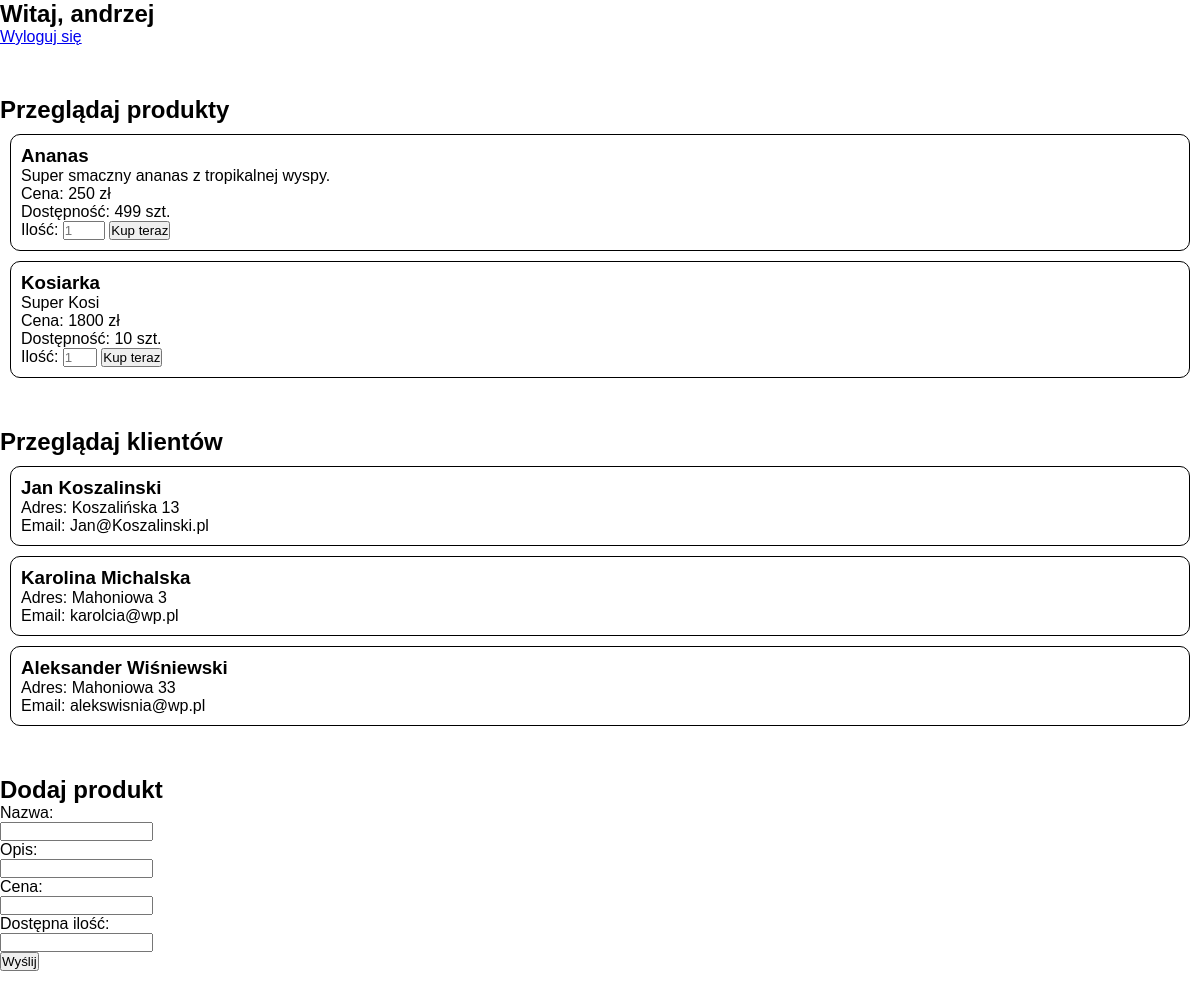
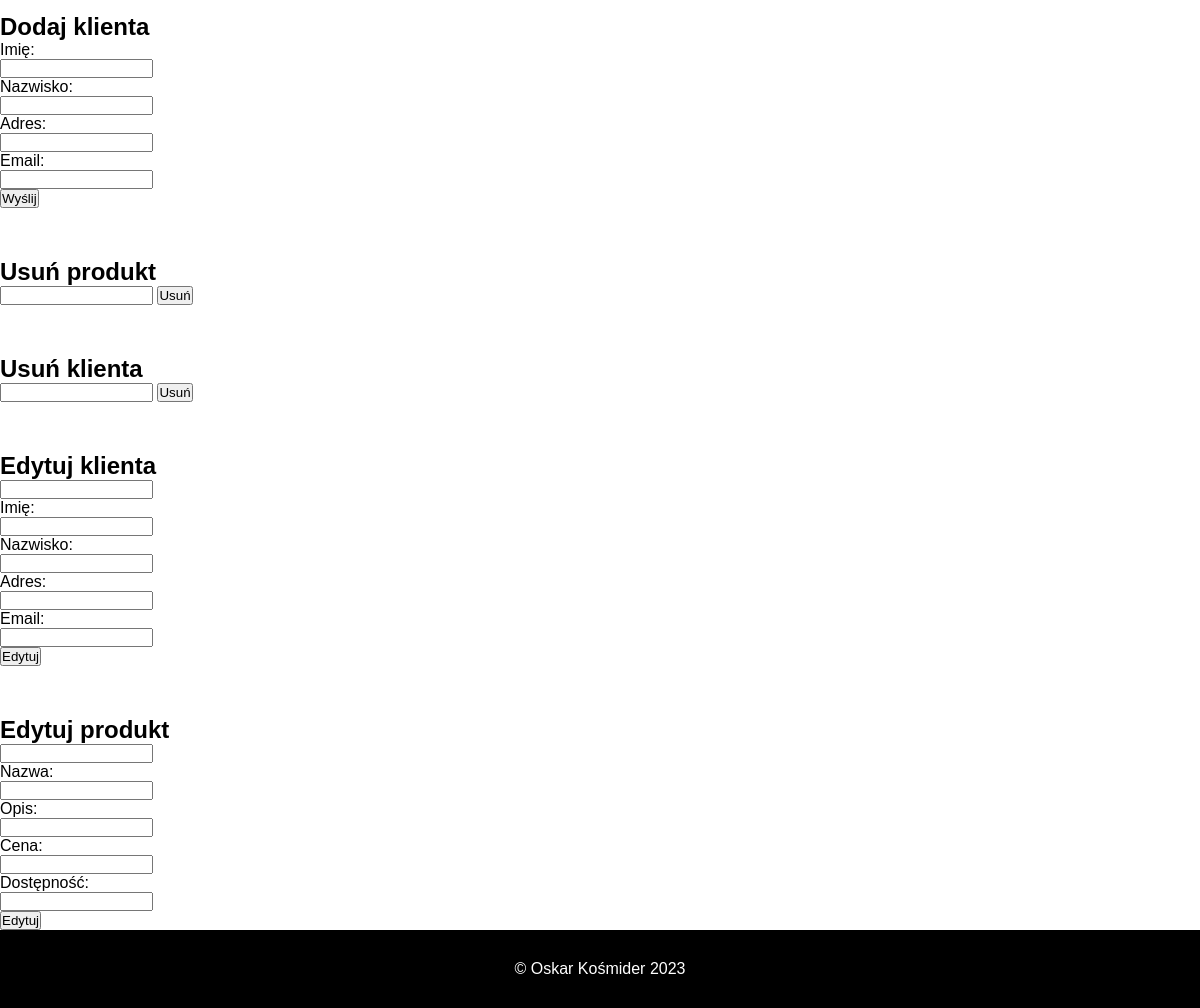
Page /index.php (signed in) on the committed database (2 pictures, top to bottom).
### tables this page shows
CREATE TABLE `products` (
  `id` int(11) NOT NULL,
  `name` varchar(50) DEFAULT NULL,
  `description` text DEFAULT NULL,
  `price` float DEFAULT NULL,
  `available` int(11) DEFAULT NULL
);

CREATE TABLE `customers` (
  `id` int(11) NOT NULL,
  `firstname` varchar(50) DEFAULT NULL,
  `lastname` varchar(50) DEFAULT NULL,
  `address` varchar(50) DEFAULT NULL,
  `email` varchar(50) DEFAULT NULL,
  `login` varchar(50) NOT NULL
);

### modules/view_products.php (the view, shortened to what this page needs)
<?php
    $db = mysqli_connect("localhost","root","","erpdatabase");
    echo ("<section id='view_products'>");
    echo ("<h2>Przeglądaj produkty</h2>");
    $zapytanie = 'SELECT * FROM products';
    $result = mysqli_query($db, $zapytanie);
    while ($wynik = mysqli_fetch_assoc($result)){
        echo '<div class="product">';
            echo '<h3>'.$wynik['name'].'</h3>';
            echo '<p>'.$wynik['description'].'</p>';
            echo '<p>Cena: '.$wynik['price'].' zł</p>';
            echo '<p> Dostępność: '.$wynik['available'].' szt.</p>';
            if(isset($_SESSION['username'])){
                if ($wynik['available'] > 0){
                echo '<form action="./scripts/order_product.php" method="POST">
                    <input type="hidden" name="productID" value="'.$wynik['id'].'">
                    <label for="qty">Ilość: </label>
                    <input type="number" name="qty" min="1" max="'.$wynik['available'].'" step="1" placeholder="1" required>
                    <input type="submit" value="Kup teraz">
                  </form>';
                } else {
                    echo '<b>Produkt aktualnie niedostępny</b>';
                }
            }
        echo '</div>';
    }
    echo ("</section>");
?>

### modules/view_customers.php (shortened to what this page needs)
<?php
    $db = mysqli_connect("localhost","root","","erpdatabase");
    echo ("<section id='view_customers'>");
    echo ("<h2>Przeglądaj klientów</h2>");
    $zapytanie = 'SELECT * FROM customers';
    $result = mysqli_query($db, $zapytanie);
    while ($wynik = mysqli_fetch_assoc($result)){
        echo '<div class="product">';
            echo '<h3>'.$wynik['firstname'].' '.$wynik['lastname'].'</h3>';
            echo '<p>Adres: '.$wynik['address'].'</p>';
            echo '<p>Email: '.$wynik['email'].'</p>';
        echo '</div>';
    }
    echo ("</section>");
?>

### css/style.css (style rules this page uses)
* { margin: 0; padding: 0; font-family: 'Helvetica'; scroll-behavior: smooth; }
.product { border: 1px solid black; border-radius: 10px; padding: 10px; margin: 10px; }
section { margin-top: 50px; }

### rows in the picture
products: name "Ananas", description "Super smaczny ananas z tropikalnej wyspy.", price "250", available "499"
products: name "Kosiarka", description "Super Kosi", price "1800", available "10"
customers: firstname "Jan", lastname "Koszalinski", address "Koszalińska 13", email "Jan@Koszalinski.pl"
customers: firstname "Karolina", lastname "Michalska", address "Mahoniowa 3", email "karolcia@wp.pl"
customers: firstname "Aleksander", lastname "Wiśniewski", address "Mahoniowa 33", email "alekswisnia@wp.pl"

### other values in the picture
$_SESSION['username'] "andrzej"
